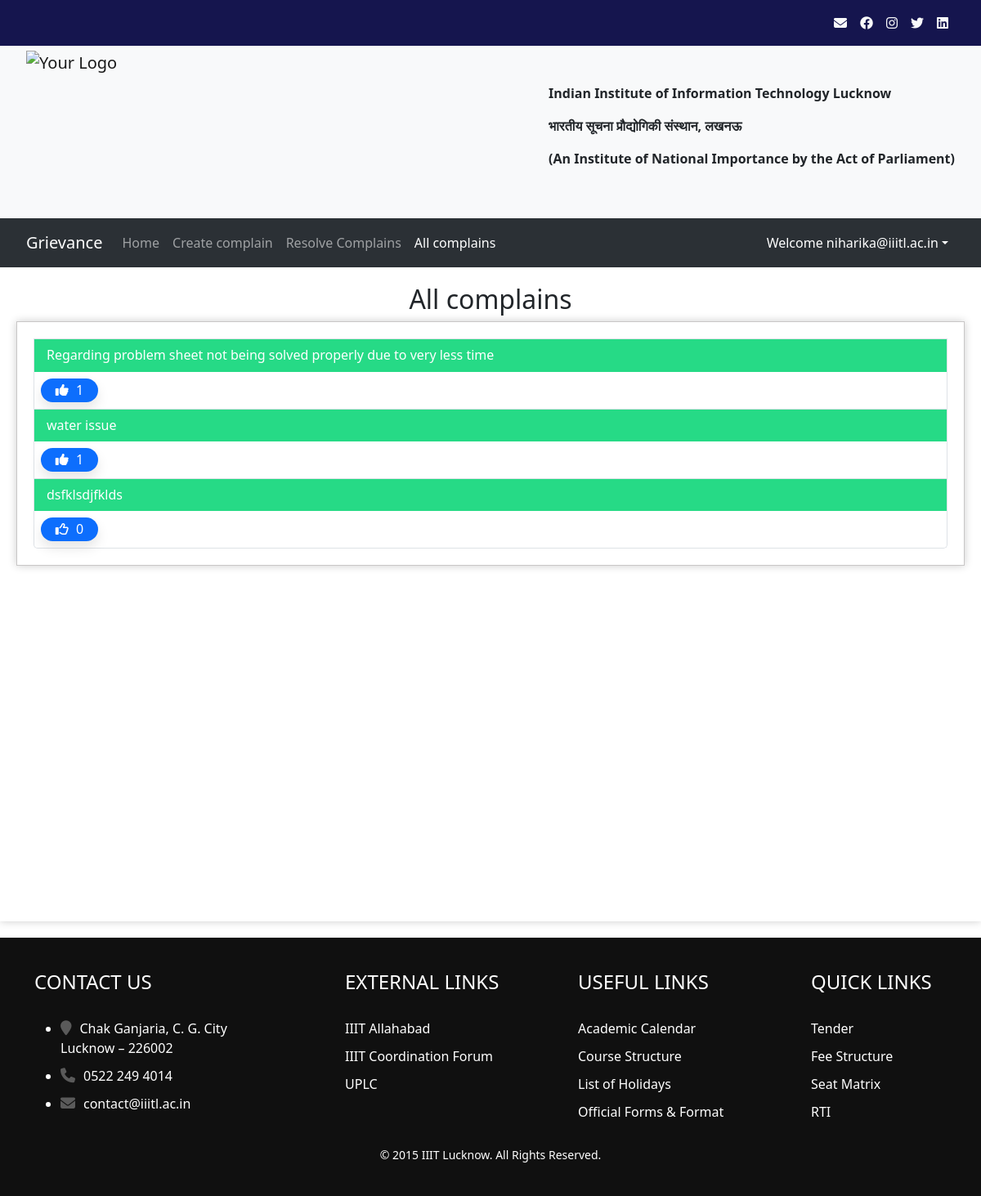
The page /allcomplain (signed in) on the database its author committed.
### complainapp/models.py (models this page shows, shortened)
class Complain(models.Model):
    id = models.AutoField
    heading = models.CharField(max_length=300)
    description = models.TextField()
    registered_by = models.ForeignKey(Profile, on_delete=models.CASCADE)
    registered_to = models.ForeignKey('Designation', on_delete=models.CASCADE)
    registered_date = models.DateField(default=now, db_index=True)
    response_date = models.DateField(default=datetime.utcnow() + timedelta(days=2))
    completed = models.BooleanField(default=False)
    likes = models.ManyToManyField(User,related_name="postlike", blank=True, db_index=True)

### complainapp/views.py (the view)
# urls.py: path('allcomplain', views.allcomplain, name = "allcomplain"),
@login_required(login_url='/')
def allcomplain(request):
    allcomplain = Complain.objects.all().filter()
    allcomplain = Complain.objects.filter(completed=False).annotate(like_count=Count('likes')).order_by('-like_count')
    return render(request,'complainapp/allcomplains.html',{'allcomplain':allcomplain})

### complainapp/context_processors.py (called while the page is built)
def has_designation(request):
    user = request.user
    if user.is_superuser:
        return {'has_designation': True}
    has_designation = False
    if user.is_authenticated:
        has_designation = Profile.objects.get(user=user).designation_holder.exists()
    return {'has_designation': has_designation}

### complainapp/templatetags/urlactive.py (called while the page is built)
@register.simple_tag(takes_context=True)
def navactive(context, url):
    if context['request'].path == reverse(url):
        return 'active'
    return ''

### templates/complainapp/allcomplains.html (shortened to what this page needs)
{% extends 'complainapp/basic.html' %}
{% load static %}
{% block style %}
<link rel="stylesheet" href="{% static '/css/complainapp/respondcomplain.css' %}">
{% endblock style %}
{% block body %}
<div class="content-enclosure">
    <h2 class='text-center'>All complains</h2>
    <div class="complains1" style="min-height:200px">
        <div class="list-group complain-list" style="border-radius:0px 0px 5px 5px">
            {% for complain in allcomplain %}
            <div class="list-group-item complain-class" aria-current="true">
                <h6 class="complain-subject">{{ complain.heading }}</h6>
                <form action="{% url 'postlike' %}" method="POST" style="margin-left:auto;display:flex;"> {% csrf_token %}
                    <div class="cwrapper">
                        {% if user not in complain.likes.all %}
                        <button type="submit" class="btn-like like m-2"><i class="far fa-thumbs-up liking"></i> <span class="like-count">{{ complain.likes.all.count }}</span> </button>
                        {% else %}
                        <button type="submit" class="btn-like unlike m-2"><i class="fas fa-thumbs-up liking"></i> <span class="like-count">{{ complain.likes.all.count }}</span> </button>
                        {% endif %}
                    </div>
                </form>
            </div>
            {% endfor %}
        </div>
    </div>
</div>
{% endblock body %}

### templates/complainapp/basic.html (shortened to what this page needs)
<!doctype html>
<html lang="en">
{% load static %}
{% load urlactive %}
<head>
  {% block style %}{% endblock style %}
  <link rel="stylesheet" href="https://cdnjs.cloudflare.com/ajax/libs/font-awesome/6.4.0/css/all.min.css">
  <link rel="stylesheet" href="https://cdnjs.cloudflare.com/ajax/libs/bootstrap/5.1.3/css/bootstrap.min.css">
  <link href="https://cdn.jsdelivr.net/npm/bootstrap@5.3.0-alpha2/dist/css/bootstrap.min.css" rel="stylesheet">
  <link rel="stylesheet" href="{% static '/css/complainapp/basic.css' %}">
</head>
<body>
  <nav class="navbar navbar-expand-lg navbar-custom" style="padding-right:20px; background-color: rgb(21, 21, 78);">
    <div class="container-fluid" >
      <div class="collapse navbar-collapse" id="navbarNav">
        <ul class="navbar-nav ms-auto">
          <li class="nav-item temp">
            <a class="nav-link text-light" href="https://mail.google.com/a/iiitl.ac.in" target="_blank"><b><i class="fa fa-envelope"></i></b></a>
          </li>
          <li class="nav-item temp">
            <a class="nav-link text-light" href="https://www.facebook.com/Indian-Institute-of-Information-Technology-Lucknow-IIITL-101698791377071" target="_blank"><i class="fa-brands fa-facebook"></i></a>
          </li>
          <li class="nav-item temp">
            <a class="nav-link text-light" href="https://www.instagram.com/iiitlucknow/" target="_blank"><b><i class="fa-brands fa-instagram"></b></i></a>
          </li>
          <li class="nav-item temp">
            <a class="nav-link text-light" href="https://twitter.com/iiit_lucknow" target="_blank"><i class="fa-brands fa-twitter"></i></a>
            </li>
          <li class="nav-item temp">
            <a class="nav-link text-light" href="https://www.linkedin.com/school/iiitl/" target="_blank"><i class="fa-brands fa-linkedin"></i></a>
          </li>
        </ul>
      </div>
    </div>
  </nav>
  <nav class="navbar navbar-expand-lg navbar-light bg-light" style="padding: 0px 20px;">
    <div class="container-fluid">
      <a class="navbar-brand" href="#">
        <img src="https://iiitl.ac.in/wp-content/uploads/2019/10/Final_Logo_IIITL-800x718.png" alt="Your Logo" width="200" height="200" class="d-inline-block align-text-top me-2 object-fit-scale">
      </a>
      <div class="collapse navbar-collapse" id="navbarNav">
        <ul class="navbar-nav ms-auto flex-column" >
          <li class="nav-item">
            <p><b>Indian Institute of Information Technology Lucknow</b></p>
          </li>
          <li class="nav-item">
            <p><b>भारतीय सूचना प्रौद्योगिकी संस्थान, लखनऊ</b></p>
          </li>
          <li>
            <p><b>(An Institute of National Importance by the Act of Parliament)</b> </p>
            </li>
      </div>
    </div>
  </nav>
  <nav class="navbar navbar-expand-lg bg-body-tertiary" data-bs-theme="dark" style="padding:10px 20px;">
    <div class="container-fluid">
      <a class="navbar-brand" href="{% url 'index' %}">Grievance</a>
      <div class="collapse navbar-collapse" id="navbarSupportedContent">
        <ul class="navbar-nav me-auto mb-2 mb-lg-0" id="nav-options">
          {% if user.is_authenticated %}
          <li class="nav-item"> <a class="nav-link {% navactive 'index' %} " aria-current="page" href="{% url 'index' %}">Home</a></li>
          <li class="nav-item"> <a class="nav-link {% navactive 'createComplain' %}" href="{% url 'createComplain' %}">Create complain</a> </li>
          {% if has_designation %}
          <li class="nav-item"><a class="nav-link {% navactive 'respondComplain' %}" href="{% url 'respondComplain' %}">Resolve Complains</a></li>
          {% endif %}
          <li class="nav-item"><a class="nav-link {% navactive 'allcomplain' %}" href="{% url 'allcomplain' %}">All complains</a></li>
          {% endif %}
        </ul>
        <div class="d-flex">
          <div class="collapse navbar-collapse" id="navbarSupportedContent">
            {% if user.is_authenticated  %}
            <ul class="navbar-nav mr-2">
              <li class="nav-item dropdown">
                <a class="nav-link dropdown-toggle text-white dropdown-toggle" id="navbarDropdown" role="button" data-bs-toggle="dropdown" aria-expanded="false">
                  Welcome {{request.user}}</a>
                    </li>
                    </ul>
            {% endif %}
          </div>
        </div>
      </div>
    </div>
  </nav>
  <div class="body-content">
    {% block body %}{% endblock body %}
  </div>
  <div class="container">
    <footer>
      <div class="footer">
        <div class="container">
          <div class="row">
            <div class="col-md-4">
              <h3>Contact Us</h3>
              <ul class="contact">
                <li><i class="fa fa-map-marker"></i>Chak Ganjaria, C. G. City<br> Lucknow – 226002</li>
                <li><i class="fa fa-phone"></i>0522 249 4014</li>
                <li><i class="fa fa-envelope"></i>contact@iiitl.ac.in</li>
              </ul>
            </div>
            <div class="col-md-3">
              <h3>External Links</h3>
              <ul class="links">
                <li><a href="http://www.iiita.ac.in/">IIIT Allahabad</a></li>
                <li><a href="#">IIIT Coordination Forum</a></li>
                <li><a href="#">UPLC</a></li>
              </ul>
            </div>
            <div class="col-md-3">
              <h3>Useful Links</h3>
              <ul class="links">
                <li><a href="#">Academic Calendar</a></li>
                <li><a href="#">Course Structure</a></li>
                <li><a href="#">List of Holidays</a></li>
                <li><a href="#">Official Forms &amp; Format</a></li>
              </ul>
            </div>
            <div class="col-md-2">
              <h3>Quick Links</h3>
              <ul class="links">
                <li><a href="#">Tender</a></li>
                <li><a href="#">Fee Structure</a></li>
                <li><a href="#">Seat Matrix</a></li>
                <li><a href="#">RTI</a></li>
              </ul>
            </div>
          </div>
          <div class="row">
            <div class="col-md-12 text-center">
              <p>© 2015 IIIT Lucknow. All Rights Reserved.</p>
            </div>
          </div>
        </div>
      </div>
    </footer>
  </div>
</body>
</html>

### static/css/complainapp/respondcomplain.css (style rules this page uses)
.list-group-item { padding: 0!important; }
.complain-subject { padding: 10px 15px; color: white; margin: 0px; background-color: rgb(38, 218, 134); }

### static/css/complainapp/basic.css (style rules this page uses)
.body-content { background-color: #fff; padding: 20px; width: 100%; max-width: 100%; min-height: 100vh; box-shadow: 0 0 10px rgba(0, 0, 0, 0.2); margin-bottom: 20px; }
.navbar-custom { background-color: rgb(93, 93, 228); }
.navbar-custom .navbar-nav .nav-link { color: dark; }
.complains1 { background-color: #fff; padding: 20px; width: 100%; max-width: 100%; min-height: 100vh; box-shadow: 0 0 10px rgba(0, 0, 0, 0.2); margin-bottom: 20px; border: 1px solid #c8c6c6; }
.footer { margin: 0; padding: 40px 0; background-color: #101010; color: #ffffff; position: absolute; left:0; right: 0; width: 100%; }
.footer h3 { color: #ffffff; font-size: 24px; font-weight: 400; margin-bottom: 30px; text-transform: uppercase; }
.footer p { font-size: 14px; margin-top: 20px; margin-bottom: 0; }
.footer a { color: #ffffff; text-decoration: none; }
.footer ul.contact li { margin-bottom: 10px; }
.footer ul.contact li i { margin-right: 10px; color: #5a5a5a; font-size: 18px; }
.footer ul.links { list-style: none; margin: 0; padding: 0; }
.footer ul.links li { margin-bottom: 10px; }
.footer ul.links li a { color: #ffffff; font-weight: 300; }

### templates/complainapp/allcomplains.html (style rules this page uses)
.btn-like { border-radius: 15px; padding-block: 3px; padding-inline: 9px; transition: all 0.2s ease; border: 0px; line-height: initial; background-color: #0D6EFD; color: white; box-shadow: 0px 8px 15px rgba(0, 0, 0, 0.1); min-width: 70px; display:block; height: 29px; }
.liking { color: white; }
.like-count { margin-left:5px; }
.cwrapper { display: flex; align-items: center; }

### rows shown on the page
Complain: heading "Regarding problem sheet not being solved properly due to very less time", likes.all.count "1"
Complain: heading "water issue", likes.all.count "1"
Complain: heading "dsfklsdjfklds", likes.all.count "0"

### other values the page prints
{{ request.user }} "niharika@iiitl.ac.in"
